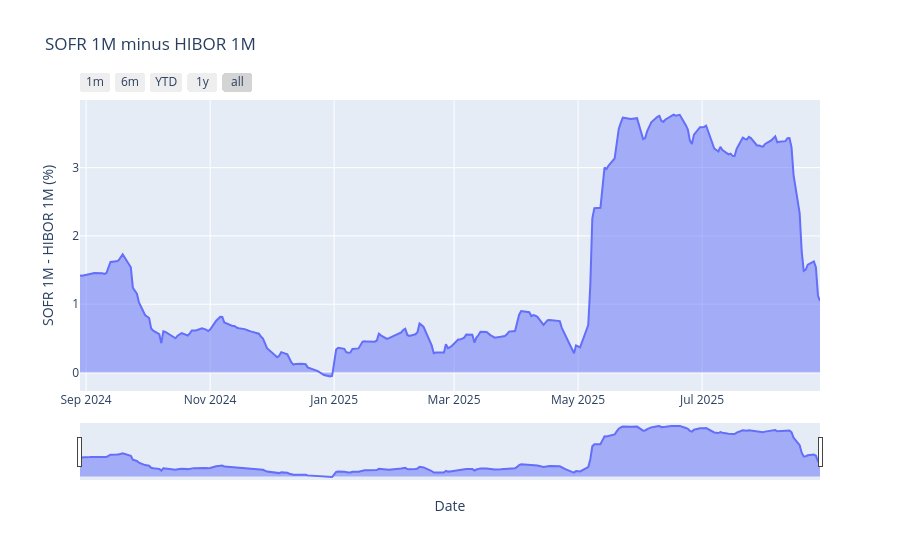

The notebook cell this image was saved under:
### Code cell
# import plotly.express as px

fig_diff = px.area(
    hibor_sofr_df,
    x='date',
    y='SOFR minus HIBOR',
    title='SOFR 1M minus HIBOR 1M',
    labels={'date': 'Date', 'SOFR minus HIBOR': 'SOFR 1M - HIBOR 1M (%)'}
)
fig_diff.update_layout(xaxis_rangeslider_visible=True)
fig_diff.update_xaxes(
    rangeslider_visible=True,
    rangeselector=dict(
        buttons=list([
            dict(count=1, label="1m", step="month", stepmode="backward"),
            dict(count=6, label="6m", step="month", stepmode="backward"),
            dict(count=1, label="YTD", step="year", stepmode="todate"),
            dict(count=1, label="1y", step="year", stepmode="backward"),
            dict(step="all")
        ])
    )
)
fig_diff.show()

### Figure 1 — Plotly figure (JSON) as saved in the notebook; plotly's stock layout.template omitted (floating-point values rounded to 4 significant figures; data arrays with more than 128 entries replaced by an {"elided": "..."} marker saying what was removed)
{"data": [{"fillpattern": {"shape": ""}, "hovertemplate": "Date=%{x}<br>SOFR 1M - HIBOR 1M (%)=%{y}<extra></extra>", "legendgroup": "", "line": {"color": "#636efa"}, "marker": {"symbol": "circle"}, "mode": "lines", "name": "", "orientation": "v", "showlegend": false, "stackgroup": "1", "type": "scatter", "x": {"elided": "235 str values"}, "xaxis": "x", "y": {"elided": "235 float values"}, "yaxis": "y"}], "layout": {"legend": {"tracegroupgap": 0}, "title": {"text": "SOFR 1M minus HIBOR 1M"}, "xaxis": {"anchor": "y", "domain": [0, 1], "rangeselector": {"buttons": [{"count": 1, "label": "1m", "step": "month", "stepmode": "backward"}, {"count": 6, "label": "6m", "step": "month", "stepmode": "backward"}, {"count": 1, "label": "YTD", "step": "year", "stepmode": "todate"}, {"count": 1, "label": "1y", "step": "year", "stepmode": "backward"}, {"step": "all"}]}, "rangeslider": {"visible": true}, "title": {"text": "Date"}}, "yaxis": {"anchor": "x", "domain": [0, 1], "title": {"text": "SOFR 1M - HIBOR 1M (%)"}}}}
